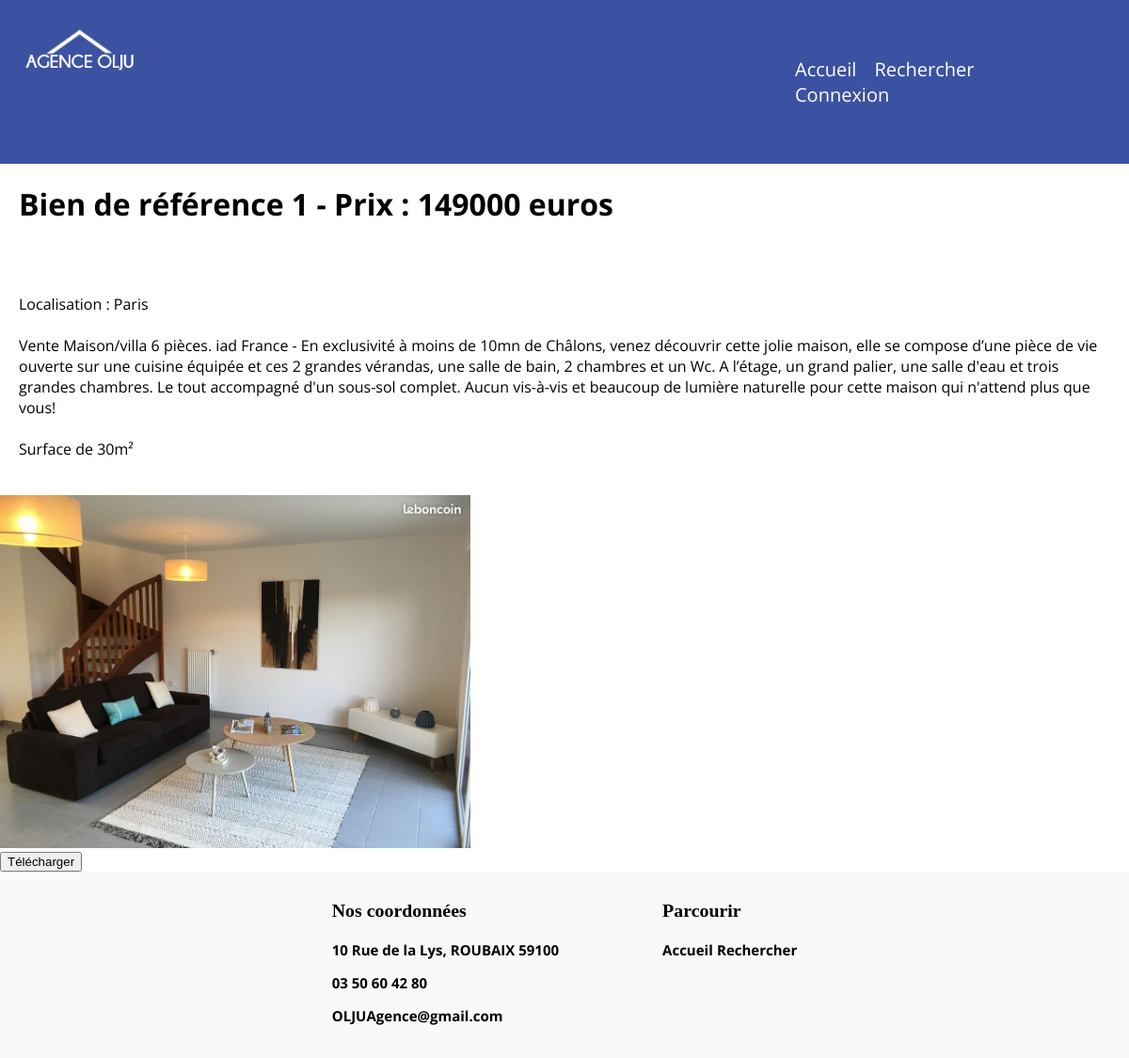
The app's page /vuescontroleurs/affichageUnBien.php?ref=1 with its own data.
### tables this page shows
CREATE TABLE IF NOT EXISTS `biens` (
  `ref` int(7) NOT NULL AUTO_INCREMENT,
  `descrip` text NOT NULL,
  `prix` int(11) NOT NULL,
  `surface` int(11) DEFAULT NULL,
  `type` int(11) NOT NULL,
  `ville` varchar(20) NOT NULL,
  `nbPiece` int(11) DEFAULT NULL,
  `jardin` int(11) NOT NULL,
  PRIMARY KEY (`ref`),
  KEY `fbien` (`type`)
);

CREATE TABLE IF NOT EXISTS `image` (
  `id` int(11) NOT NULL AUTO_INCREMENT,
  `nom` varchar(20) NOT NULL,
  `chemin` varchar(70) NOT NULL,
  `idbien` int(11) NOT NULL,
  PRIMARY KEY (`id`),
  KEY `ce_image_biens` (`idbien`)
);

### modeles/mesFonctionsAccesBDD.php (called while the page is built, shortened)
<?php
function affichageUnBien($ObjConnexion, $ref_bien) {
    $pdoState = $ObjConnexion->prepare("SELECT * From biens where ref=:laref");
    $bv1 = $pdoState->bindValue(':laref', $ref_bien);
    $execution = $pdoState->execute();
    $resultatRequete = $pdoState->fetch();
    return $resultatRequete;
}
function getImage($ObjConnexion, $id) {
    $requete = $ObjConnexion->prepare("select * from image where idBien=:id");
    $bv = $requete->bindValue(':id', $id);
    $execution = $requete->execute();
    $resultat = $requete->fetchAll();
    return $resultat;
}

### vuescontroleurs/affichageUnBien.php (the view)
<?php
include_once '../modeles/mesFonctionsAccesBDD.php';
$lePDO = connexionBDD();
$ref_bien = $_GET['ref'];
$affich = affichageUnBien($lePDO, $ref_bien);
$image = getImage($lePDO, $ref_bien);
include_once '../inc/entete.inc';
echo ' <div id="printable">';
echo '<h1 class = "visuBien">Bien de référence ' . $affich['ref'] . ' -  Prix : ' . $affich['prix'] . ' euros </h1><br/><br/>';
echo '<p class = "visuBien">Localisation : ' . $affich['ville'] . '<br/><br/>';
echo $affich['descrip'] . '<br/><br/>';
echo 'Surface de ' . $affich['surface'] . 'm²' . '<br/><br/></p>';
echo '<img src="../' . $image[0]['chemin'] . '" title ="bien n°' . $image[0]['nom'] . '" width=500px/>';
echo '</div>';
echo '  <button onClick="printToPDF()">Télécharger </button>';
include_once '../inc/piedDePage.inc';

### css/style.css (style rules this page uses)
body { position: relative; margin : 0; padding : 0; }
h1, p, a { font-family: 'Open Sans', sans-serif; }
h1.visuBien, p.visuBien { padding-left : 20px; padding-right: 20px; }

### records on screen
biens: ref "1", prix "149000", ville "Paris", descrip "Vente Maison/villa 6 pièces. iad France - En exclusivité à moins de 10mn de Châlons, venez découvrir cette jolie maison, elle se compose d’une pièce de vie ouverte sur une cuisine équipée et ces 2 grandes vérandas, une salle de bain, 2 chambres et un Wc. A l’étage, un grand palier, une salle d'eau et trois grandes chambres. Le tout accompagné d'un sous-sol complet. Aucun vis-à-vis et beaucoup de lumière naturelle pour cette maison qui n'attend plus que vous!", surface "30"
image: chemin+nom (picture)
